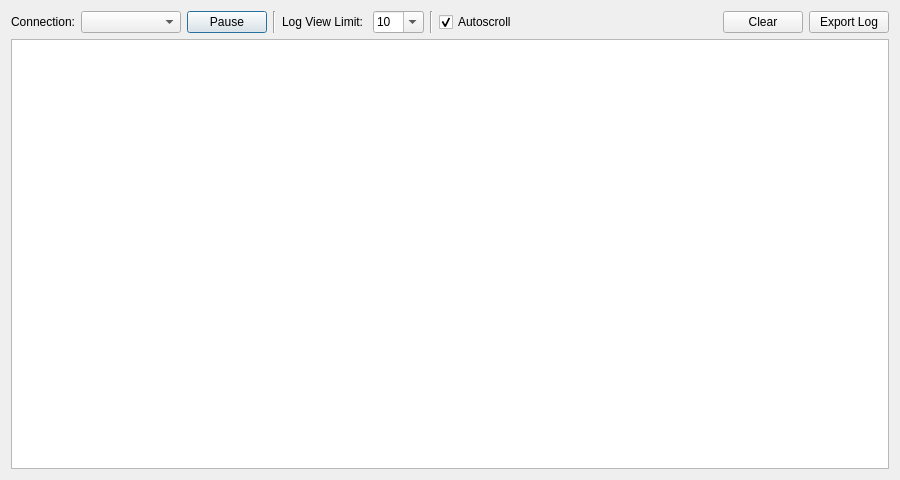
<?xml version="1.0" encoding="UTF-8"?>
<ui version="4.0">
 <class>DialogRawDataLog</class>
 <widget class="QDialog" name="DialogRawDataLog">
  <property name="geometry">
   <rect>
    <x>0</x>
    <y>0</y>
    <width>900</width>
    <height>480</height>
   </rect>
  </property>
  <property name="windowTitle">
   <string>Raw Data Log Monitor</string>
  </property>
  <layout class="QVBoxLayout" name="verticalLayout">
   <item>
    <layout class="QHBoxLayout" name="horizontalLayout">
     <item>
      <widget class="QLabel" name="label">
       <property name="text">
        <string>Connection:</string>
       </property>
      </widget>
     </item>
     <item>
      <widget class="QComboBox" name="comboBoxServers">
       <property name="minimumSize">
        <size>
         <width>100</width>
         <height>0</height>
        </size>
       </property>
       <property name="sizeAdjustPolicy">
        <enum>QComboBox::SizeAdjustPolicy::AdjustToContents</enum>
       </property>
      </widget>
     </item>
     <item>
      <widget class="QPushButton" name="pushButtonPause">
       <property name="text">
        <string>Pause</string>
       </property>
      </widget>
     </item>
     <item>
      <widget class="Line" name="line">
       <property name="orientation">
        <enum>Qt::Orientation::Vertical</enum>
       </property>
      </widget>
     </item>
     <item>
      <widget class="QLabel" name="labelRowLimit">
       <property name="text">
        <string>Log View Limit: </string>
       </property>
      </widget>
     </item>
     <item>
      <widget class="QComboBox" name="comboBoxRowLimit">
       <property name="editable">
        <bool>true</bool>
       </property>
       <item>
        <property name="text">
         <string notr="true">10</string>
        </property>
       </item>
       <item>
        <property name="text">
         <string notr="true">20</string>
        </property>
       </item>
       <item>
        <property name="text">
         <string notr="true">50</string>
        </property>
       </item>
       <item>
        <property name="text">
         <string notr="true">100</string>
        </property>
       </item>
      </widget>
     </item>
     <item>
      <widget class="Line" name="line_2">
       <property name="orientation">
        <enum>Qt::Orientation::Vertical</enum>
       </property>
      </widget>
     </item>
     <item>
      <widget class="QCheckBox" name="checkBoxAutoScroll">
       <property name="text">
        <string>Autoscroll</string>
       </property>
       <property name="checked">
        <bool>true</bool>
       </property>
      </widget>
     </item>
     <item>
      <spacer name="horizontalSpacer">
       <property name="orientation">
        <enum>Qt::Orientation::Horizontal</enum>
       </property>
       <property name="sizeHint" stdset="0">
        <size>
         <width>40</width>
         <height>20</height>
        </size>
       </property>
      </spacer>
     </item>
     <item>
      <widget class="QPushButton" name="pushButtonClear">
       <property name="text">
        <string>Clear</string>
       </property>
      </widget>
     </item>
     <item>
      <widget class="QPushButton" name="pushButtonExport">
       <property name="text">
        <string>Export Log</string>
       </property>
      </widget>
     </item>
    </layout>
   </item>
   <item>
    <widget class="QListView" name="listViewLog">
     <property name="contextMenuPolicy">
      <enum>Qt::ContextMenuPolicy::CustomContextMenu</enum>
     </property>
     <property name="editTriggers">
      <set>QAbstractItemView::EditTrigger::NoEditTriggers</set>
     </property>
    </widget>
   </item>
  </layout>
 </widget>
 <resources/>
 <connections/>
</ui>
